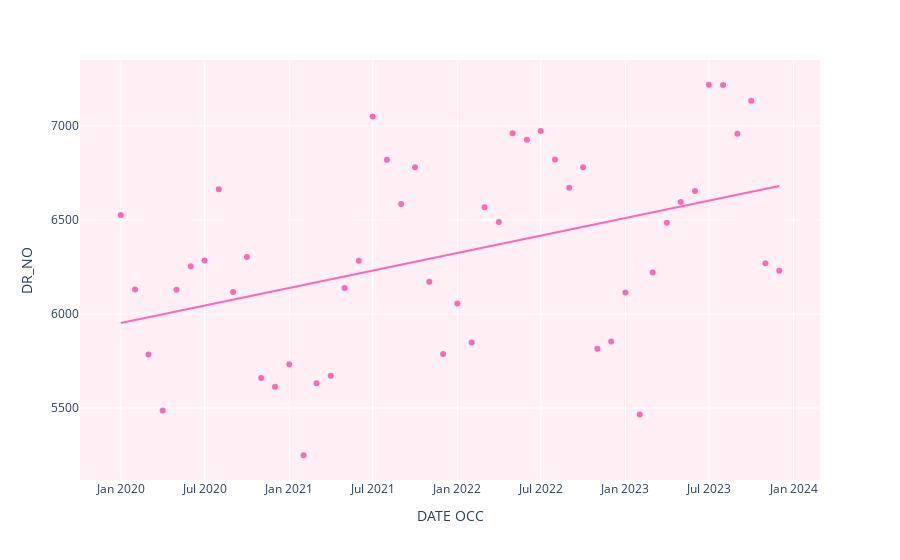

Here is the notebook cell this chart was saved with:
### Markdown cell above
Now we plot the data.

### Code cell
import plotly.express as px
fig=px.scatter(trainer_set2, x='DATE OCC', y='DR_NO', trendline='ols').update_traces(marker=dict(color='hotpink'))
fig.update_layout(plot_bgcolor='lavenderblush')
fig.show()
